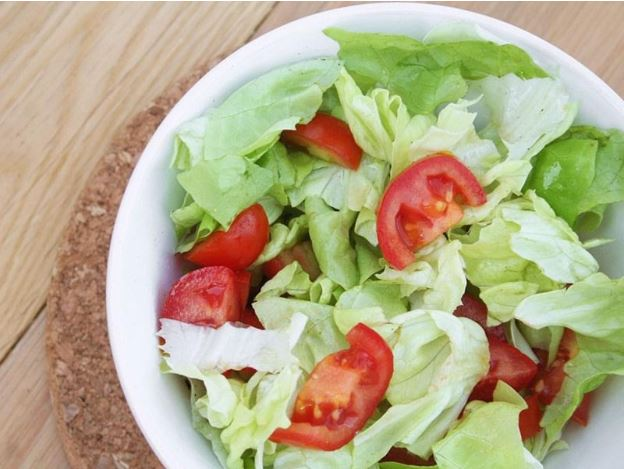
#> input picture salad.JPG, 624 x 469 px, found by its file name
$ python blue_tomatoes.py
#> lines starting #> are read from the running program, lines starting #| are printed output that depends on the picture; after the words box and inside, x2 and y2 are one past the last pixel; in counts of white or black regions, pixels touching at a corner belong together
######################################################################
#Programmer: Mateusz Przezdziecki date: 1/30/21
#File: blue_tomatoes.py
#Purpose: Detect a range of colors and change the color of them.
######################################################################

import numpy as np
import matplotlib.image as mpimg  # mpimg.imread(path)
import matplotlib.pyplot as plt  # plt.imshow(np.array)
from scipy.ndimage import generic_filter, convolve
import cv2  # cv2.kmeans and prebuilt computer vision functions ie grayscale

# Load image and make a copy
salad = mpimg.imread('salad.jpg')
#> salad is the input picture: shape (469, 624, 3); mean R, G, B 180.5, 171.5, 136.4

vectorized = salad.reshape((-1, 3))
vectorized = np.float32(vectorized)

# Constants for cv2.kmeans
termination_criteria = (cv2.TERM_CRITERIA_EPS + cv2.TERM_CRITERIA_MAX_ITER, 10, 1.0)

K = 9
_, label, center = cv2.kmeans(vectorized, K, bestLabels=None, criteria=termination_criteria, attempts=10, flags=0)
#> center = [[198.9, 203.5, 171.5], [203.6, 93.85, 74.03], [224.2, 231.8, 230.1], [171.8, 195.9, 132.1], [140.7, 171.7, 86.26], [135, 119.7, 74.58], [191.7, 160.3, 135.2], [87.56, 58.13, 21.35], [170.5, 49.67, 30.09]]

# Color code pixels based on their class and the centroid color of their class
result_image = np.uint8(center)[label.flatten()]
result_image = result_image.reshape((salad.shape))
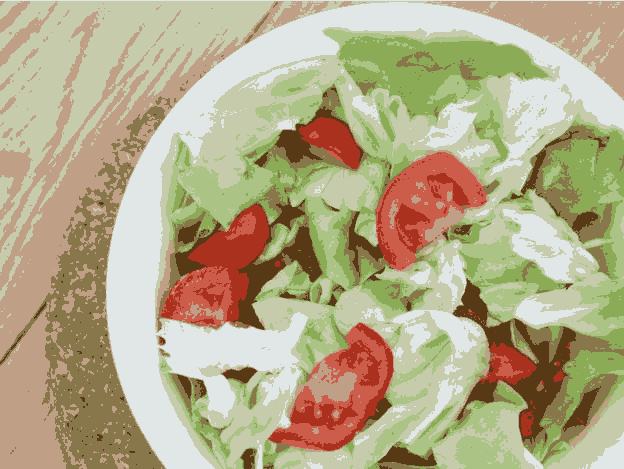
#> result_image: shape (469, 624, 3); mean R, G, B 179.9, 170.9, 136.1

# Red Boundaries
red0 = np.array([150, 0, 0])
red1 = np.array([250, 130, 80])

mask = cv2.inRange(result_image, red0, red1)
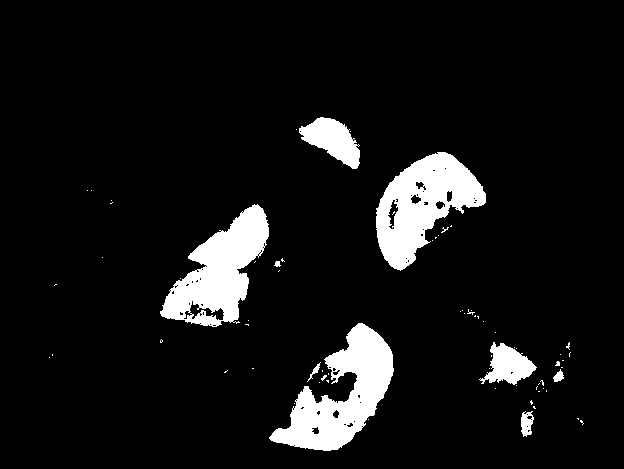
#> mask: shape (469, 624); 8.2% white; 72 white regions (63 under 20 px), largest, box (x1, y1, x2, y2) and area: (269, 323, 394, 451) 7097, (376, 152, 486, 271) 6723, (160, 204, 269, 327) 6522
mask = np.dstack((mask, mask, mask))

blue_tomato = np.copy(salad)

# np.where(NOT RED, KEEP THE SAME COLOR, IF RED CHANGE TO THIS)
blue_tomato = np.where(mask==(0, 0, 0), blue_tomato, 255 - blue_tomato)
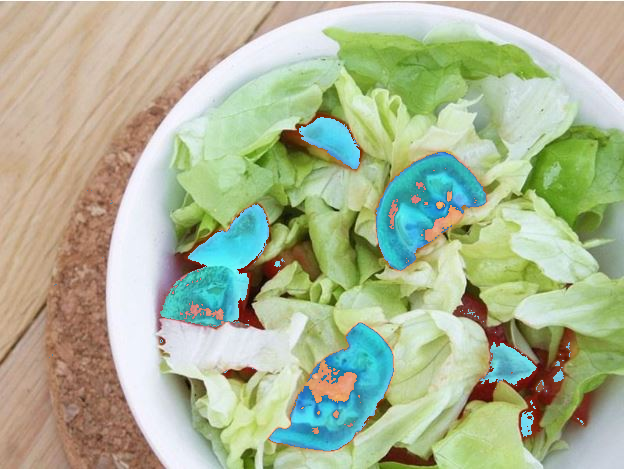
#> blue_tomato: shape (469, 624, 3); mean of channels 0, 1, 2 170.7, 180.6, 148.8; drawn as R, G, B

#Saves Image
plt.imsave("blue_tomatoes.jpg", blue_tomato)
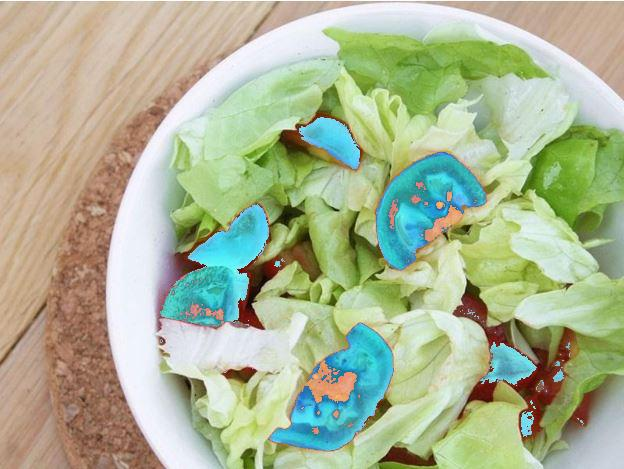
#> saved as blue_tomatoes.jpg: shape (469, 624, 3); mean R, G, B 170.7, 180.6, 148.8

plt.imshow(blue_tomato)
plt.show()
